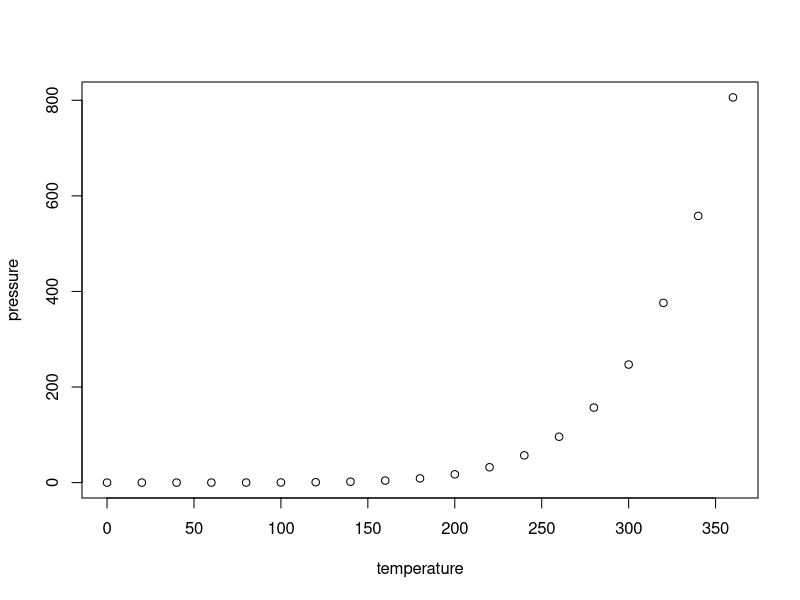
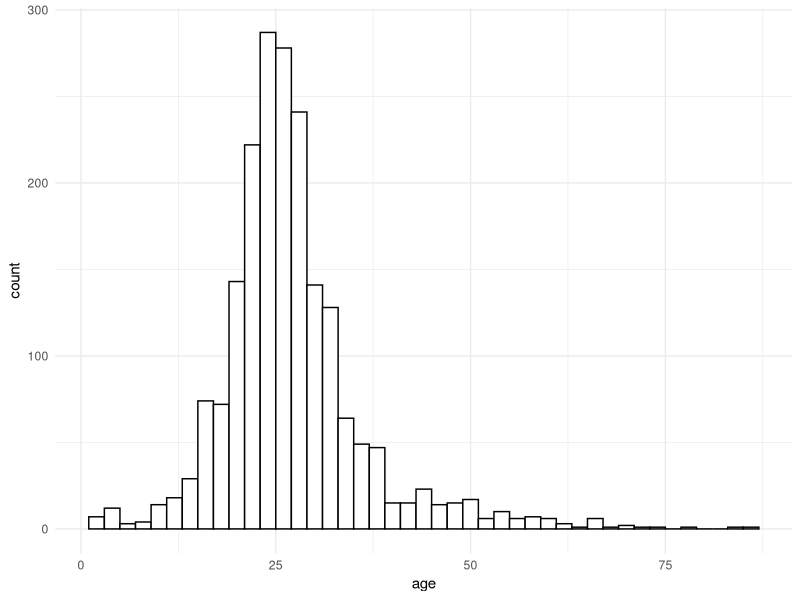
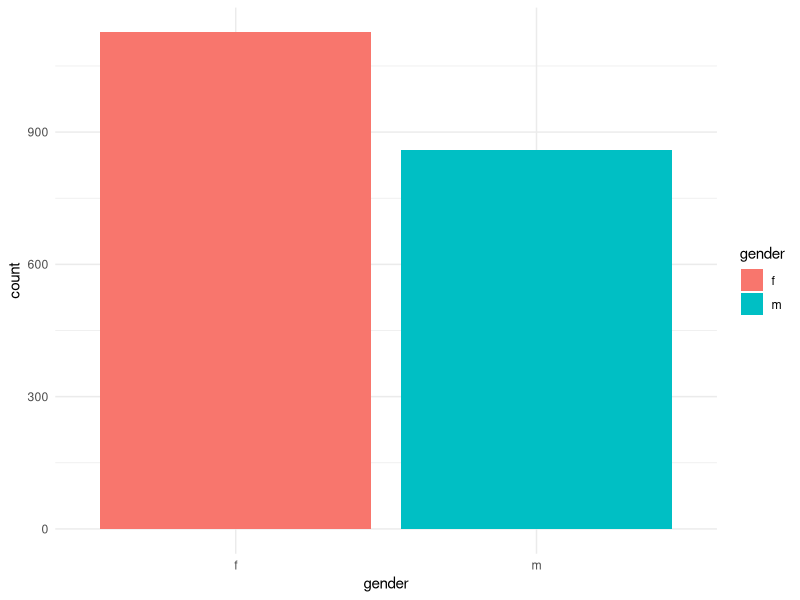
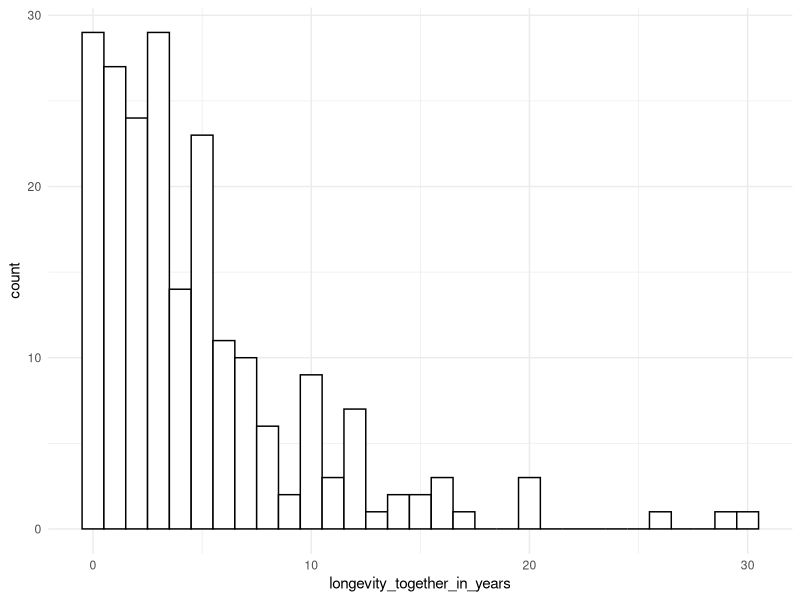

Write R code to recreate these figures, in order.
## ---- chunk 1
knitr::opts_chunk$set(echo = TRUE)
## ---- chunk 2
summary(cars)
## ---- chunk 3
plot(pressure)
## ---- chunk 4
options(repos="https://cran.rstudio.com")

#install.packages("dplyr")
library(dplyr)

#install.packages("stringr")
library(stringr)

#install.packages("ggplot2")
library(ggplot2)

#install.packages("reshape2")
library(reshape2)

#install.packages("tidytext")
library(tidytext)
## ---- chunk 5
rel = read.csv("out.csv", header = TRUE, sep = ",", stringsAsFactors = FALSE)
head(rel)
## ---- chunk 6
text = rel$Title
text_df = data_frame(line = 1:length(text), text = text)
text_lower = tolower(text_df$text)
## ---- chunk 7
age_gender_pattern_v1 = "(\\(|\\[){1}[[:digit:]]{1,3} */* *(m|f)+(\\)|\\]){1}"

age_gender_all_v1 = str_extract_all(text_lower, age_gender_pattern_v1, simplify = TRUE)

head(age_gender_all_v1)
## ---- chunk 8
age_gender_all_v1_not_blank = which(age_gender_all_v1[,1] != "")

age_gender_all_v1_blank = which(age_gender_all_v1[,1] == "")

## ---- chunk 9
age_gender_pattern_v2 = "(\\(|\\[){1}(m|f)+ */* *[[:digit:]]{1,3}(\\)|\\]){1}"

age_gender_all_v2 = str_extract_all(text_lower, age_gender_pattern_v2, simplify = TRUE)

age_gender_all_v2_not_blank = which(age_gender_all_v2[,1] != "")

age_gender_all_v2_blank = which(age_gender_all_v2[,1] == "")

## ---- chunk 10
all_indices = 1:length(text_lower)

still_missing = all_indices[!((all_indices %in% age_gender_all_v1_not_blank) | (all_indices %in% age_gender_all_v2_not_blank))]

text_lower[still_missing]
## ---- chunk 11
age_gender_all_v1_melt = setNames(melt(age_gender_all_v1), c("row", "col", "value"))
head(age_gender_all_v1_melt)
## ---- chunk 12
age_gender_all_v2_melt = setNames(melt(age_gender_all_v2), c("row", "col", "value"))
head(age_gender_all_v2_melt)
## ---- chunk 13
age_gender_all_combined_df = rbind(age_gender_all_v1_melt, age_gender_all_v2_melt)
age_gender_all_combined_df$value = as.character(age_gender_all_combined_df$value)
head(age_gender_all_combined_df)
## ---- chunk 14
age_gender_all_combined_df = age_gender_all_combined_df[which(age_gender_all_combined_df[,3] != ""),]
head(age_gender_all_combined_df)
## ---- chunk 15
age = str_extract_all(age_gender_all_combined_df[,3], "[[:digit:]]{1,2}", simplify = TRUE)
age = as.numeric(age)
gender = str_extract_all(age_gender_all_combined_df[,3], "(m|f){1}", simplify = TRUE) 
## ---- chunk 16
age_gender_all_combined_df = cbind(age_gender_all_combined_df, age, gender)
head(age_gender_all_combined_df)
## ---- chunk 17
# Draw with black outline, white fill
pl = ggplot(age_gender_all_combined_df, aes(x=age))
pl + geom_histogram(binwidth=2, colour="black", fill="white") + theme_minimal()
## ---- chunk 18
# Draw with black outline, white fill
pl = ggplot(age_gender_all_combined_df, aes(x=gender, fill=gender))
pl + geom_bar() + theme_minimal()
## ---- chunk 19
longevity_pattern_v1 = "[[:digit:]]{1,2} *(months|mo|year|years|yr|yrs){1}"
longevity_v1 = str_extract_all(text_lower, longevity_pattern_v1, simplify = TRUE)
head(longevity_v1)
## ---- chunk 20
longevity_v1_not_blank = which(longevity_v1[,1] != "")
longevity_together = longevity_v1[longevity_v1_not_blank,1]
head(longevity_together)
## ---- chunk 21
num = str_extract_all(longevity_together, "[[:digit:]]{1,2}", simplify = TRUE)
mo_yr = str_extract_all(longevity_together, "(months|mo|year|years|yr|yrs){1}", simplify = TRUE) 
## ---- chunk 22
longevity_together_df = data.frame(post_num = longevity_v1_not_blank, longevity_together, num, mo_yr)
longevity_together_df$num = as.numeric(as.character(longevity_together_df$num))
head(longevity_together_df)
## ---- chunk 23
longevity_together_in_years = sapply(1:dim(longevity_together_df)[1], function(i) {
  if (longevity_together_df$mo_yr[i] %in% c("months","mo")) {
    return(longevity_together_df$num[i] / 12)
  } else {
    return(longevity_together_df$num[i])
  }
})

longevity_together_in_years = round(longevity_together_in_years,2)
longevity_together_df = cbind(longevity_together_df, longevity_together_in_years)
head(longevity_together_df)
## ---- chunk 24
# Draw with black outline, white fill
pl = ggplot(longevity_together_df, aes(x=longevity_together_in_years))
pl + geom_histogram(binwidth=1, colour="black", fill="white") + theme_minimal()
## ---- chunk 25
tidy_text = text_df %>%
  unnest_tokens(word, text)
